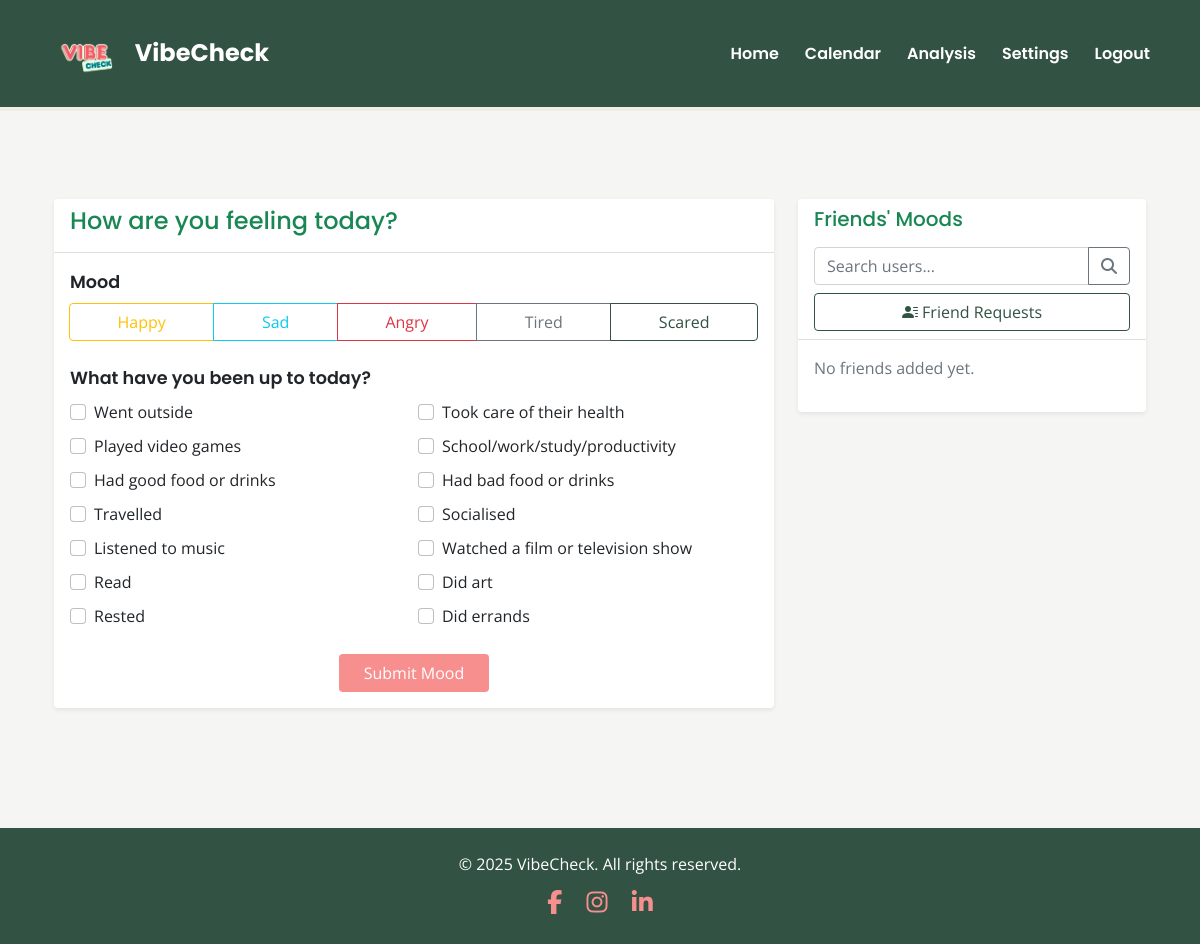
The page /home (signed in) on the database as committed earlier.
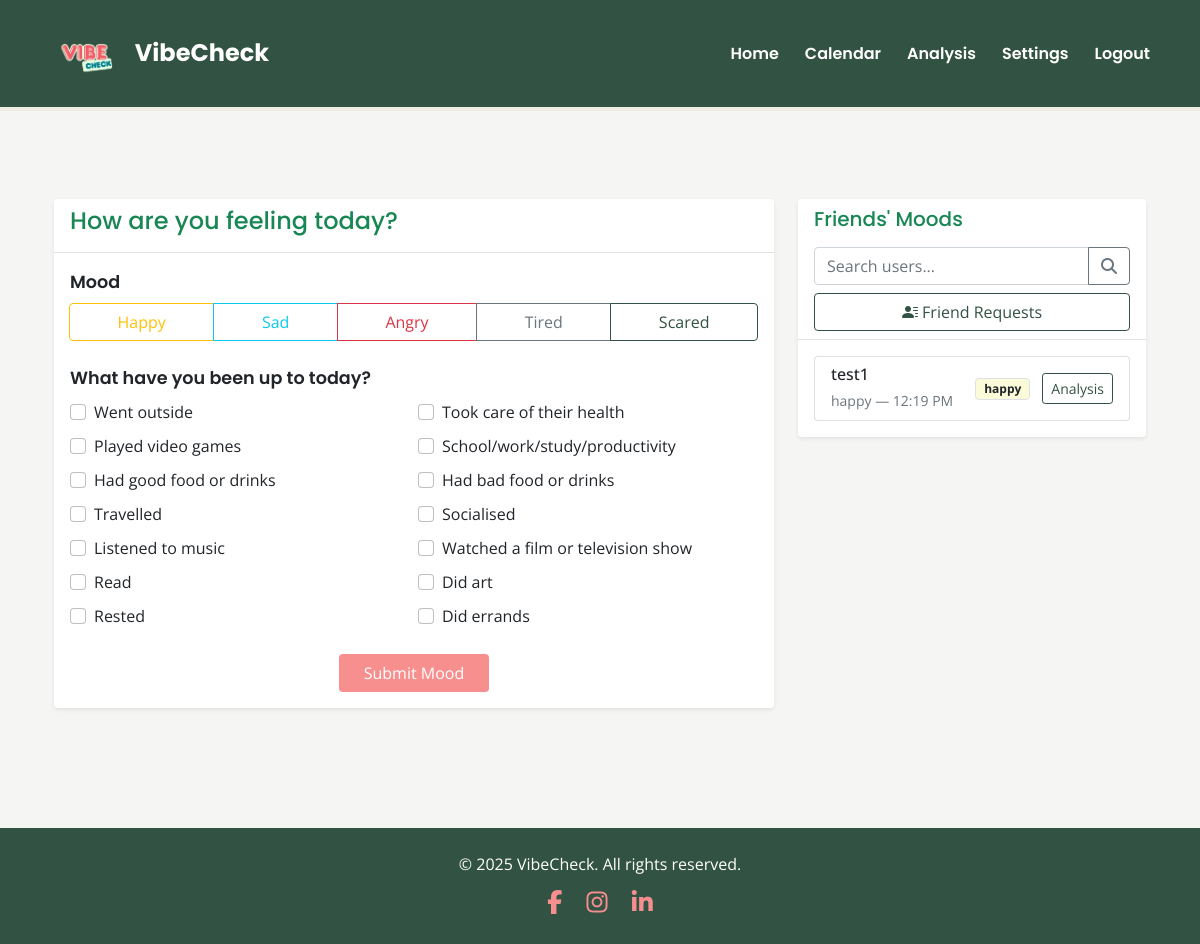
The same page on the database as committed later.
### app/models.py (models this page shows, shortened)
class User(UserMixin, db.Model):
    username = db.Column(db.String(30), primary_key=True)
    password = db.Column(db.String(100))
    privacy_setting = db.Column(db.String(20), default='friends')  # Can be 'public', 'friends', or 'private'
    moods = db.relationship('Mood', backref='user', lazy=True)
    friends = db.relationship(
        'User',
        secondary='friendships',
        primaryjoin=username==Friendship.user_id,
        secondaryjoin=username==Friendship.friend_id,
        backref='friend_of'
    )

class Mood(db.Model):
    id = db.Column(db.Integer, primary_key=True)
    mood = db.Column(db.String(50), nullable=False)
    reasons = db.Column(db.String(500), nullable=True)  # JSON string of selected reasons
    timestamp = db.Column(db.DateTime, nullable=False)
    user_id = db.Column(db.String(30), db.ForeignKey('user.username'), nullable=False)
    @staticmethod
    def get_all_reasons():
        return [
            "Went outside",
            "Took care of their health",
            "Played video games",
            "School/work/study/productivity",
            "Had good food or drinks",
            "Had bad food or drinks",
            "Travelled",
            "Socialised",
            "Listened to music",
            "Watched a film or television show",
            "Read",
            "Did art",
            "Rested",
            "Did errands"
        ]

### app/main.py (the view)
@bp.route('/home')
@login_required
def home():
    today = datetime.now().date()
    today_start = datetime.combine(today, datetime.min.time())
    today_end = datetime.combine(today, datetime.max.time())
    today_mood = Mood.query.filter(
        Mood.user_id == current_user.username,
        Mood.timestamp >= today_start,
        Mood.timestamp <= today_end
    ).first()
    friends = []
    for friend in current_user.friends:
        friend_mood = Mood.query.filter(
            Mood.user_id == friend.username,
            Mood.timestamp >= today_start,
            Mood.timestamp <= today_end
        ).first()
        friends.append({
            'username': friend.username,
            'today_mood': friend_mood
        })
    return render_template('home.html',
                         today_mood=today_mood,
                         friends=friends,
                         reasons=Mood.get_all_reasons(),
                         user_id=current_user.username)

### app/__init__.py (called while the page is built)
def create_app(config_class=Config):
    app = Flask(__name__)
    app.config.from_object(config_class)
    if csrf_available:
        csrf = CSRFProtect(app)  # moved here to use app context directly
    db.init_app(app)
    login_manager.init_app(app)
    from app.auth import bp as auth_bp
    app.register_blueprint(auth_bp)
    from app.main import bp as main_bp
    app.register_blueprint(main_bp)
    os.makedirs(os.path.join(os.path.dirname(os.path.dirname(__file__)), 'instance'), exist_ok=True)
    from app.models import User, Mood, Friendship
    @login_manager.user_loader
    def load_user(id):
        return User.query.get(str(id))
    return app

### app/templates/home.html (shortened to what the changed rows need)
{% extends "base.html" %}
{% block head %}
<link rel="stylesheet" href="{{ url_for('static', filename='css/home.css') }}">
{% endblock %}
{% block content %}
<div class="container my-5">
  <div class="row">
    <div class="col-lg-8 mb-4">
      <div class="card shadow-sm border-0">
        <div class="card-body">
          <form id="moodForm">
            <div class="mb-4">
              <div class="btn-group w-100" role="group">
                {% set moods = [('happy', 'warning'), ('sad', 'info'), ('angry', 'danger'), ('tired', 'secondary'), ('scared', 'success')] %}
                {% for mood, color in moods %}
                <label class="btn btn-outline-{{ color }}" for="{{ mood }}">{{ mood.capitalize() }}</label>
                {% endfor %}
              </div>
            </div>
            <div class="mb-4">
              <div class="row g-2 activity-checkboxes">
                {% for reason in reasons %}
                <div class="col-sm-6">
                  <div class="form-check">
                    <input class="form-check-input" type="checkbox" name="reasons" value="{{ reason }}" id="reason{{ loop.index }}">
                    <label class="form-check-label" for="reason{{ loop.index }}">{{ reason }}</label>
                  </div>
                </div>
                {% endfor %}
              </div>
            </div>
          </form>
        </div>
      </div>
    </div>
    <div class="col-lg-4">
      <div class="card shadow-sm border-0">
        <div class="card-body">
          <div id="friendsList">
            {% if friends %}
              <div class="list-group">
                {% for friend in friends %}
                <div class="list-group-item">
                  <div class="d-flex justify-content-between align-items-center">
                    <div>
                      <h6 class="mb-1">
                        <a href="{{ url_for('main.calendar_view', user_id=friend.username) }}" class="text-decoration-none text-dark">{{ friend.username }}</a>
                      </h6>
                      {% if friend.today_mood %}
                      <small class="text-muted">{{ friend.today_mood.mood }} — {{ friend.today_mood.timestamp.strftime('%I:%M %p') }}</small>
                      {% else %}
                      <small class="text-muted">No mood recorded today</small>
                      {% endif %}
                    </div>
                    <div class="text-end">
                      {% if friend.today_mood %}
                      <span class="badge bg-{{ friend.today_mood.mood }}-subtle text-dark border">{{ friend.today_mood.mood }}</span>
                      {% endif %}
                      <a href="{{ url_for('main.analysis', user_id=friend.username) }}" class="btn btn-sm btn-outline-success ms-2">Analysis</a>
                    </div>
                  </div>
                </div>
                {% endfor %}
              </div>
            {% else %}
              <p class="text-muted">No friends added yet.</p>
            {% endif %}
          </div>
        </div>
      </div>
    </div>
  </div>
</div>
{% endblock %}

Rows that differ between the two databases and show on the page:
now on this page (row edited): User: username "test1", today_mood.mood "happy", today_mood.timestamp "12:19 PM"
Other text that changed with them:
text no longer shown: "No friends added yet."
